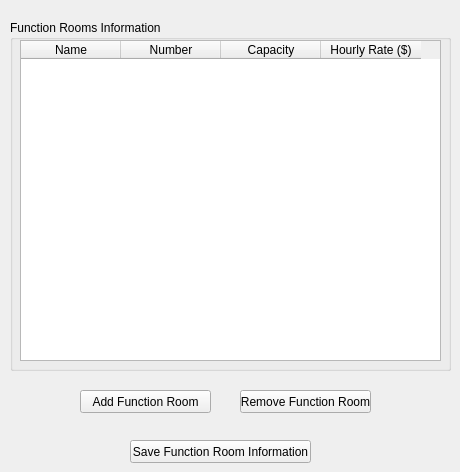
    <widget class="QWidget" name="tab_8" >
     <attribute name="title" >
      <string>Function Rooms</string>
     </attribute>
     <widget class="QGroupBox" name="groupBox_8" >
      <property name="geometry" >
       <rect>
        <x>10</x>
        <y>20</y>
        <width>441</width>
        <height>351</height>
       </rect>
      </property>
      <property name="title" >
       <string>Function Rooms Information</string>
      </property>
      <widget class="QTableWidget" name="tableWidget_6" >
       <property name="geometry" >
        <rect>
         <x>10</x>
         <y>20</y>
         <width>421</width>
         <height>321</height>
        </rect>
       </property>
       <column>
        <property name="text" >
         <string>Name</string>
        </property>
       </column>
       <column>
        <property name="text" >
         <string>Number</string>
        </property>
       </column>
       <column>
        <property name="text" >
         <string>Capacity</string>
        </property>
       </column>
       <column>
        <property name="text" >
         <string>Hourly Rate ($)</string>
        </property>
       </column>
      </widget>
     </widget>
     <widget class="QPushButton" name="pushButton" >
      <property name="geometry" >
       <rect>
        <x>80</x>
        <y>390</y>
        <width>131</width>
        <height>23</height>
       </rect>
      </property>
      <property name="text" >
       <string>Add Function Room</string>
      </property>
     </widget>
     <widget class="QPushButton" name="pushButton_2" >
      <property name="geometry" >
       <rect>
        <x>240</x>
        <y>390</y>
        <width>131</width>
        <height>23</height>
       </rect>
      </property>
      <property name="text" >
       <string>Remove Function Room</string>
      </property>
     </widget>
     <widget class="QPushButton" name="pushButton_3" >
      <property name="geometry" >
       <rect>
        <x>130</x>
        <y>440</y>
        <width>181</width>
        <height>23</height>
       </rect>
      </property>
      <property name="text" >
       <string>Save Function Room Information</string>
      </property>
     </widget>
    </widget>
